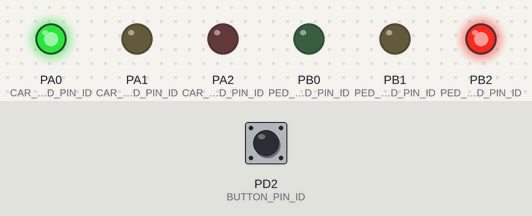
A program run on a simulated ATmega32, built with avr-gcc and emulated at 1 MHz. Shown: output pins drawn as LEDs (lit = HIGH). The test bench sets the inputs (shaded band); at power-on: PD2 (BUTTON_PIN_ID) HIGH.

Above: at 0.1 s.
Timing chart, 0 to 1.6 s (numbered marks = the images above):
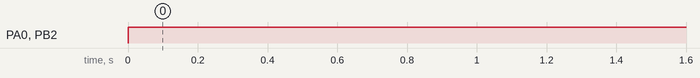

Measured:
- by itself, PA0 (CAR_GREEN_LED_PIN_ID), PB2 (PED_RED_LED_PIN_ID): LOW → HIGH at 0.00 s

The program:

main.c
```c
/*
 * On-demand Traffic light control.c
 *
 * Created: 05/12/2022 05:45:18 PM
 * Author : MR.MAHMOUD
 */

#include "Application/app.h"


int main(void)
{
 APP_init();
    while (1)
    {
		APP_start();
    }
}


/*
void DIO_test(void){
	DIO_setupPinDirection(PORTC_ID,PIN0_ID,PIN_OUTPUT);
	DIO_setupPinDirection(PORTC_ID,PIN1_ID,PIN_INPUT);
	DIO_setupPinDirection(PORTC_ID,PIN2_ID,PIN_OUTPUT);
	DIO_writePin(PORTC_ID,PIN0_ID,LOGIC_HIGH);
	if(DIO_readPin(PORTC_ID,PIN1_ID)){
		DIO_writePin(PORTC_ID,PIN2_ID,LOGIC_HIGH);
	}

}
void LED_test(void){
	LED_init(PORTC_ID,PIN0_ID);
	LED_init(PORTC_ID,PIN2_ID);
	LED_on(PORTC_ID,PIN0_ID);
	LED_off(PORTC_ID,PIN2_ID);
	_delay_ms(1000);
	LED_on(PORTC_ID,PIN2_ID);
	LED_off(PORTC_ID,PIN0_ID);
	_delay_ms(1000);
}
void BUTTON_test(void){
		LED_init(PORTC_ID,PIN2_ID);
		BUTTON_init(PORTC_ID,PIN1_ID);
		if(!BUTTON_read(PORTC_ID,PIN1_ID)){
			LED_on(PORTC_ID,PIN2_ID);

		}

}
void TIMER_test(void){
		LED_init(PORTC_ID,PIN0_ID);
		LED_init(PORTC_ID,PIN2_ID);
		LED_on(PORTC_ID,PIN0_ID);
		LED_off(PORTC_ID,PIN2_ID);
		wait(1000);
		LED_on(PORTC_ID,PIN2_ID);
		LED_off(PORTC_ID,PIN0_ID);
		wait(1000);
}*/
/*for testing*/
/*int main(void){
	APP_init();
	while(1){
		//DIO_test();
		//LED_test();
		//BUTTON_test();
		TIMER_test();
	}
}*/
```

app.c
```c
/*
 * app.c
 *
 * Created: 05/12/2022 08:02:53 PM
 *  Author: MR.MAHMOUD
 */
#include "app.h"
/*******************************************************************************
 *                                Global Variables                                  *
 *******************************************************************************/
uint8 carled=GREEN;/*variable to indicate the current lighted led*/
uint8 mode=NORMAL;/*variable to indicate the current mode*/
/*******************************************************************************
 *                      Functions Definitions                                  *
 *******************************************************************************/
/*
 * Description :
 * initiate application by initiating timer1 and button and leds and enabling interrupts
 *
 */
void APP_init(void){

	LED_init(CAR_LED_PORT_ID,CAR_GREEN_LED_PIN_ID);
	LED_init(CAR_LED_PORT_ID,CAR_YELLOW_LED_PIN_ID);
	LED_init(CAR_LED_PORT_ID,CAR_RED_LED_PIN_ID);

	LED_init(PED_LED_PORT_ID,PED_GREEN_LED_PIN_ID);
	LED_init(PED_LED_PORT_ID,PED_YELLOW_LED_PIN_ID);
	LED_init(PED_LED_PORT_ID,PED_RED_LED_PIN_ID);

	BUTTON_init(BUTTON_PORT_ID,BUTTON_PIN_ID);
	BUTTON_setCallBack(BUTTON_pressed);/*getting the address of the callback function*/
	wait_init();
}


/*
 * Description :
 * start application
 *
 */
void APP_start(void){
	uint8 i;/*variable for for loops*/
	mode=NORMAL;
	/*while loop for the normal mode of the traffic light
	it switch lights colors every 5 seconds and blink yellow light for 5 seconds
	*/
while(mode==NORMAL){
			LED_on(CAR_LED_PORT_ID,CAR_GREEN_LED_PIN_ID);
			LED_on(PED_LED_PORT_ID,PED_RED_LED_PIN_ID);
			carled=GREEN;
			wait(5000);
			LED_off(CAR_LED_PORT_ID,CAR_GREEN_LED_PIN_ID);
			if(mode==PEDSTARIAN){
				break;
			}
			carled=YELLOW;

			for(i=0;i<5;i++){
				LED_on(CAR_LED_PORT_ID,CAR_YELLOW_LED_PIN_ID);
				wait(250);
				LED_off(CAR_LED_PORT_ID,CAR_YELLOW_LED_PIN_ID);
				if(mode==PEDSTARIAN){
					break;
				}
				wait(250);
				if(mode==PEDSTARIAN){
					break;
				}
				LED_on(CAR_LED_PORT_ID,CAR_YELLOW_LED_PIN_ID);
				wait(250);
				LED_off(CAR_LED_PORT_ID,CAR_YELLOW_LED_PIN_ID);
				if(mode==PEDSTARIAN){
					break;
				}
				wait(250);
				if(mode==PEDSTARIAN){
					break;
				}
			}
			if(mode==PEDSTARIAN){
				break;
			}
			LED_off(PED_LED_PORT_ID,PED_RED_LED_PIN_ID);
			LED_on(CAR_LED_PORT_ID,CAR_RED_LED_PIN_ID);
			LED_on(PED_LED_PORT_ID,PED_GREEN_LED_PIN_ID);
			carled=RED;
			wait(5000);
			LED_off(CAR_LED_PORT_ID,CAR_RED_LED_PIN_ID);
			LED_off(PED_LED_PORT_ID,PED_GREEN_LED_PIN_ID);
			if(mode==PEDSTARIAN){
				break;
			}
			carled=YELLOW;
			LED_on(PED_LED_PORT_ID,PED_RED_LED_PIN_ID);
			for(i=0;i<5;i++){
				LED_on(CAR_LED_PORT_ID,CAR_YELLOW_LED_PIN_ID);
				wait(250);
				LED_off(CAR_LED_PORT_ID,CAR_YELLOW_LED_PIN_ID);
				if(mode==PEDSTARIAN){
					break;
				}
				wait(250);
				if(mode==PEDSTARIAN){
					break;
				}
				LED_on(CAR_LED_PORT_ID,CAR_YELLOW_LED_PIN_ID);
				wait(250);
				LED_off(CAR_LED_PORT_ID,CAR_YELLOW_LED_PIN_ID);
				if(mode==PEDSTARIAN){
					break;
				}
				wait(250);
				if(mode==PEDSTARIAN){
					break;
				}
			}
			if(mode==PEDSTARIAN){
				break;
			}
}
/*activated when the button is pressed to manipulate lights for the pedestrian to walk safely
consists of a switch case that choses the case based on the variable (carled) and handling each case as described in the rubric*/
	switch (carled)
	{
		case RED:
		mode=NORMAL;
		break;
		case YELLOW:
		LED_off(PED_LED_PORT_ID,PED_RED_LED_PIN_ID);
		for(i=0;i<5;i++){
			LED_on(CAR_LED_PORT_ID,CAR_YELLOW_LED_PIN_ID);
			LED_on(PED_LED_PORT_ID,PED_YELLOW_LED_PIN_ID);
			wait(250);
			LED_off(CAR_LED_PORT_ID,CAR_YELLOW_LED_PIN_ID);
			LED_off(PED_LED_PORT_ID,PED_YELLOW_LED_PIN_ID);
			wait(250);
			LED_on(CAR_LED_PORT_ID,CAR_YELLOW_LED_PIN_ID);
			LED_on(PED_LED_PORT_ID,PED_YELLOW_LED_PIN_ID);
			wait(250);
			LED_off(CAR_LED_PORT_ID,CAR_YELLOW_LED_PIN_ID);
			LED_off(PED_LED_PORT_ID,PED_YELLOW_LED_PIN_ID);
			wait(250);
		}
		LED_on(CAR_LED_PORT_ID,CAR_RED_LED_PIN_ID);
		LED_on(PED_LED_PORT_ID,PED_GREEN_LED_PIN_ID);
		carled=RED;
		wait(5000);
		LED_off(CAR_LED_PORT_ID,CAR_RED_LED_PIN_ID);
		LED_off(PED_LED_PORT_ID,PED_GREEN_LED_PIN_ID);
		LED_on(PED_LED_PORT_ID,PED_RED_LED_PIN_ID);
				for(i=0;i<5;i++){
					LED_on(CAR_LED_PORT_ID,CAR_YELLOW_LED_PIN_ID);
					wait(250);
					LED_off(CAR_LED_PORT_ID,CAR_YELLOW_LED_PIN_ID);
					wait(250);
					LED_on(CAR_LED_PORT_ID,CAR_YELLOW_LED_PIN_ID);
					wait(250);
					LED_off(CAR_LED_PORT_ID,CAR_YELLOW_LED_PIN_ID);
					wait(250);
				}
		mode=NORMAL;
		break;
		case GREEN:
		LED_off(PED_LED_PORT_ID,PED_RED_LED_PIN_ID);
		for(i=0;i<5;i++){
			LED_on(CAR_LED_PORT_ID,CAR_YELLOW_LED_PIN_ID);
			LED_on(PED_LED_PORT_ID,PED_YELLOW_LED_PIN_ID);
			wait(250);
			LED_off(CAR_LED_PORT_ID,CAR_YELLOW_LED_PIN_ID);
			LED_off(PED_LED_PORT_ID,PED_YELLOW_LED_PIN_ID);
			wait(250);
			LED_on(CAR_LED_PORT_ID,CAR_YELLOW_LED_PIN_ID);
			LED_on(PED_LED_PORT_ID,PED_YELLOW_LED_PIN_ID);
			wait(250);
			LED_off(CAR_LED_PORT_ID,CAR_YELLOW_LED_PIN_ID);
			LED_off(PED_LED_PORT_ID,PED_YELLOW_LED_PIN_ID);
			wait(250);
		}
		LED_on(CAR_LED_PORT_ID,CAR_RED_LED_PIN_ID);
		LED_on(PED_LED_PORT_ID,PED_GREEN_LED_PIN_ID);
		carled=RED;
		wait(5000);
		LED_off(CAR_LED_PORT_ID,CAR_RED_LED_PIN_ID);
		LED_off(PED_LED_PORT_ID,PED_GREEN_LED_PIN_ID);
		LED_on(PED_LED_PORT_ID,PED_RED_LED_PIN_ID);
				for(i=0;i<5;i++){
					LED_on(CAR_LED_PORT_ID,CAR_YELLOW_LED_PIN_ID);
					wait(250);
					LED_off(CAR_LED_PORT_ID,CAR_YELLOW_LED_PIN_ID);
					wait(250);
					LED_on(CAR_LED_PORT_ID,CAR_YELLOW_LED_PIN_ID);
					wait(250);
					LED_off(CAR_LED_PORT_ID,CAR_YELLOW_LED_PIN_ID);
					wait(250);
				}
		mode=NORMAL;
		break;
	}
}

/*call back function for the external interrupt (button) changes the mode of operation to pedestrian and eliminate any wait loops by the timer*/
void BUTTON_pressed(void){
	unsigned char flag = 0;    // button flag
	if(!BUTTON_read(BUTTON_PORT_ID,BUTTON_PIN_ID)) /*check if the button is pressed or not*/
	{
		_delay_ms(250);
		if(BUTTON_read(BUTTON_PORT_ID,BUTTON_PIN_ID)) /*second check if the button is released or still pressed to handle the long press case where if it is still pressed the if condition wont be satisfied and nothing will happen*/
		{
			if(flag == 0)
			{

				if(carled!=RED){
					mode=PEDSTARIAN;
					g_msecond=5000;/*to break any wait loops*/
				}
				//set the button flag value to 1 to not enter here again until the button is released.
				flag = 1;
			}
		}
	}
	else
	{
		// button is released reset the button flag to value 0 again.
		flag = 0;
	}
}
```

app.h
```c
/*
 * app.h
 *
 * Created: 05/12/2022 08:03:01 PM
 *  Author: MR.MAHMOUD
 */


#ifndef APP_H_
#define APP_H_
#include "../ECUAL/BUTTON/BUTTON.h"
#include "../ECUAL/LED/LED.h"
#include "../Utilities/registers.h"
#include <util/delay.h>

extern g_msecond;

/*******************************************************************************
 *                         Types Declaration                                   *
 *******************************************************************************/
typedef enum{
	GREEN,YELLOW,RED
	}LED_COLOR;
typedef enum{
	PEDSTARIAN,NORMAL
	}LED_MODE;
	/*******************************************************************************
 *                      Functions Prototypes                                   *
 *******************************************************************************/
	/*
 * Description :
 * initiate application by initiating timer1 and button and leds and enabling interrupts
 *
 */
void APP_init(void);
/*
 * Description :
 * start application
 *
 */
void APP_start(void);


/*call back function for the external interrupt (button) changes the mode of operation to pedestrian and eliminate any wait loops by the timer*/
void BUTTON_pressed(void);
#endif /* APP_H_ */
```

BUTTON.c
```c
/*
 * BUTTON.c
 *
 * Created: 05/12/2022 06:02:38 PM
 *  Author: MR.MAHMOUD
 */
#include "BUTTON.H"
/*******************************************************************************
 *                                Global Variables                                  *
 *******************************************************************************/
/* Global variable to hold the address of the call back function  */
static volatile void (*g_callBackPtr)(void) = NULL_PTR;
/*******************************************************************************
 *                                ISRs                                  *
 *******************************************************************************/

ISR(INT0_vect){
		if (g_callBackPtr != NULL_PTR) {
			(*g_callBackPtr)();
		}
}
/*******************************************************************************
 *                      Functions Definitions                                  *
 *******************************************************************************/

/*button connected to INT0 (PD2)*/
/*
 * Description :
 * initiate BUTTON using dio driver and activating the pull up resistor
 * Inputs:port id & pin id
 *
 */
EN_buttonError BUTTON_init(uint8 port_id,uint8 pin_id){
	MCUCR=0x02;/*interrupt work with falling edge*/
	DIO_setupPinDirection(port_id,pin_id,PIN_INPUT);
	DIO_writePin(port_id,pin_id,LOGIC_HIGH);/*activating internal pull up resistor*/
	return BUTTON_OK;
}
/*
 * Description :
 * read BUTTON using dio driver and return the button value
 * Inputs:port id & pin id
 *
 */
uint8 BUTTON_read(uint8 port_id,uint8 pin_id){

	return (DIO_readPin(port_id,pin_id));

}
/*
 * Description :
 * a function to store the address of callback function in a pointer
 */
EN_buttonError BUTTON_setCallBack(void (*a_ptr)(void)) {
	g_callBackPtr = a_ptr;
	return BUTTON_OK;
}
```

BUTTON.h
```c
/*
 * BUTTON.h
 *
 * Created: 05/12/2022 06:02:52 PM
 *  Author: MR.MAHMOUD
 */


#ifndef BUTTON_H_
#define BUTTON_H_
#include "../../Utilities/std_types.h"
#include "../../MCAL/DIO/DIO.h"
#include "../../Utilities/registers.h"
#include "../../MCAL/INTERRUPTS/interrupts.h"
/*******************************************************************************
 *                                Definitions                                  *
 *******************************************************************************/
#define BUTTON_PORT_ID PORTD_ID
#define BUTTON_PIN_ID  PIN2_ID
#define BUTTON_PRESSED 0
#define BUTTON_RELEASED 1

typedef enum {
	BUTTON_OK,BUTTON_FAILED
	}EN_buttonError;
/*******************************************************************************
 *                              Functions Prototypes                           *
 *******************************************************************************/
/*
 * Description :
 * initiate BUTTON using dio driver and activating the pull up resistor
 * Inputs:port id & pin id
 **/
EN_buttonError BUTTON_init(uint8 port_id,uint8 pin_id);
/*
 * Description :
 * a function to store the address of callback function in a pointer
 */
EN_buttonError BUTTON_setCallBack(void (*a_ptr)(void));
/*
 * Description :
 * read BUTTON using dio driver and return the button value
 * Inputs:port id & pin id
 *
 */
uint8 BUTTON_read(uint8 port_id,uint8 pin_id);


#endif /* BUTTON_H_ */
```

LED.c
```c
/*
 * LED.c
 *
 * Created: 05/12/2022 06:02:11 PM
 *  Author: MR.MAHMOUD
 */
#include "LED.h"

/*******************************************************************************
 *                                Global Variables                                  *
 *******************************************************************************/
uint16 g_msecond = 0;/*variable for storing mili seconds*/

/*******************************************************************************
 *                      Functions Definitions                                  *
 *******************************************************************************/

/*
 * Description :
 * initiate LED using dio driver
 * Inputs:port id & pin id
 *
 */
EN_ledError LED_init(uint8 port_id,uint8 pin_id){
	DIO_setupPinDirection(port_id,pin_id,PIN_OUTPUT);
	return LED_OK;
}
/*
 * Description :
 * turn on LED using dio driver
 * Inputs:port id & pin id
 *
 */
EN_ledError LED_on(uint8 port_id,uint8 pin_id){
	DIO_writePin(port_id,pin_id,LOGIC_HIGH);
	return LED_OK;
}
/*
 * Description :
 * turn off using dio driver
 * Inputs:port id & pin id
 *
 */
EN_ledError LED_off(uint8 port_id,uint8 pin_id){
	DIO_writePin(port_id,pin_id,LOGIC_LOW);
	return LED_OK;
}
/*function to delay time using timer1*/
void wait(uint16 time) {
	g_msecond = 0;

	while (g_msecond < time)
	;
}
/*call back function to calculate time in mili seconds on every interrupt by timer1*/
void msecondPassed(void) {
	g_msecond++;
}
/*function to initialize wait function and timer*/
void wait_init(void){
	Timer1_init();
	Timer1_setCallBack(msecondPassed);/*getting the address of the callback function*/
	interrupt_init();
}
```

LED.h
```c
/*
 * LED.h
 *
 * Created: 05/12/2022 06:02:24 PM
 *  Author: MR.MAHMOUD
 */


#ifndef LED_H_
#define LED_H_
#include "../../Utilities/std_types.h"
#include "../../MCAL/DIO/DIO.h"
#include "../../MCAL/TIMER/timer1.h"
#include "../../MCAL/INTERRUPTS/interrupts.h"
/*******************************************************************************
 *                                Definitions                                  *
 *******************************************************************************/
#define CAR_LED_PORT_ID PORTA_ID
#define CAR_GREEN_LED_PIN_ID	PIN0_ID
#define CAR_YELLOW_LED_PIN_ID   PIN1_ID
#define CAR_RED_LED_PIN_ID  PIN2_ID
#define PED_LED_PORT_ID	PORTB_ID
#define PED_GREEN_LED_PIN_ID	PIN0_ID
#define PED_YELLOW_LED_PIN_ID	PIN1_ID
#define PED_RED_LED_PIN_ID	PIN2_ID

typedef enum {
	LED_OK,LED_FAILED
	}EN_ledError;

/*******************************************************************************
 *                              Functions Prototypes                           *
 *******************************************************************************/

/*
 * Description :
 * initiate LED using dio driver
 * Inputs:port id & pin id
 *
 */
EN_ledError LED_init(uint8 port_id,uint8 pin_id);
/*
 * Description :
 * turn on LED using dio driver
 * Inputs:port id & pin id
 *
 */
EN_ledError LED_on(uint8 port_id,uint8 pin_id);
/*
 * Description :
 * turn off using dio driver
 * Inputs:port id & pin id
 *
 */
EN_ledError LED_off(uint8 port_id,uint8 pin_id);

/*call back function to calculate time in mili seconds on every interrupt by timer1*/
void msecondPassed(void) ;

/*function to delay time using timer1*/
void wait(uint16 time);
/*function to initialize wait function and timer*/
void wait_init(void);

#endif /* LED_H_ */
```

interrupts.c
```c
/*
 * interrupts.c
 *
 * Created: 11/12/2022 07:15:17 PM
 *  Author: MR.MAHMOUD
 */
#include "interrupts.h"
/*function to enable interrupts*/
void interrupt_init(void){
				GICR|=(1<<6);/*enabling external interrupts*/
				SREG|=(1<<7);/*enabling global interrupts*/
}
```

interrupts.h
```c
/*
 * interrupts.h
 *
 * Created: 09/12/2022 12:30:27 AM
 *  Author: MR.MAHMOUD
 */


#ifndef INTERRUPTS_H_
#define INTERRUPTS_H_
#include "../../Utilities/registers.h"

/*function to enable interrupts*/
void interrupt_init(void);


/* External Interrupt Request 0 */
#define INT0_vect			__vector_1


/* Timer/Counter1 Compare Match A */
#define TIMER1_OCA_vect		__vector_7


//ISR macro
#  define ISR(vector,...)            \
void vector (void) __attribute__ ((signal))__VA_ARGS__ ; \
void vector (void)


#endif /* INTERRUPTS_H_ */
```

timer1.c
```c
/*
 * timer1.c
 *
 * Created: 05/12/2022 06:03:34 PM
 *  Author: MR.MAHMOUD
 */
#include "timer1.h"

/*******************************************************************************
 *                                Global Variables                                  *
 *******************************************************************************/

/* Global variable to hold the address of the call back function  */
static volatile void (*g_callBackPtr)(void) = NULL_PTR;
/*******************************************************************************
 *                                ISRs                                  *
 *******************************************************************************/

ISR(TIMER1_OCA_vect){

	if (g_callBackPtr != NULL_PTR) {
		(*g_callBackPtr)();
	}
}


/*******************************************************************************
 *                      Functions Definitions                                  *
 *******************************************************************************/

/*
 * Description :
 * initiate Timer1
 *
 */
EN_timer1Error Timer1_init(void) {
		TCCR1B = (COMPARE_OCR << 3);
		OCR1A = TIMER1_OCRA_VALUE;
		TIMSK = (1 << OCIE1A);

	TCCR1B |= F_CPU_CLOCK;
	TCNT1 = TIMER1_INITIAL_VALUE;
	TIMSK |= (1 << TOIE1);
	return TIMER1_OK;
}

/*
 * Description :
 * de-initiate timer1
 */
EN_timer1Error Timer1_deInit(void) {
	TCCR1A = 0;
	TCCR1B = 0;
	TIMSK = 0;
	return TIMER1_OK;
}

/*
 * Description :
 * a function to store the address of callback function in a pointer
 */
EN_timer1Error Timer1_setCallBack(void (*a_ptr)(void)) {
	g_callBackPtr = a_ptr;
	return TIMER1_OK;
}
```

Source omitted: DIO.c (4229 bytes), DIO.h (2663 bytes), timer1.h (1410 bytes), common_macros.h (870 bytes), registers.h (1668 bytes), std_types.h (1338 bytes)
